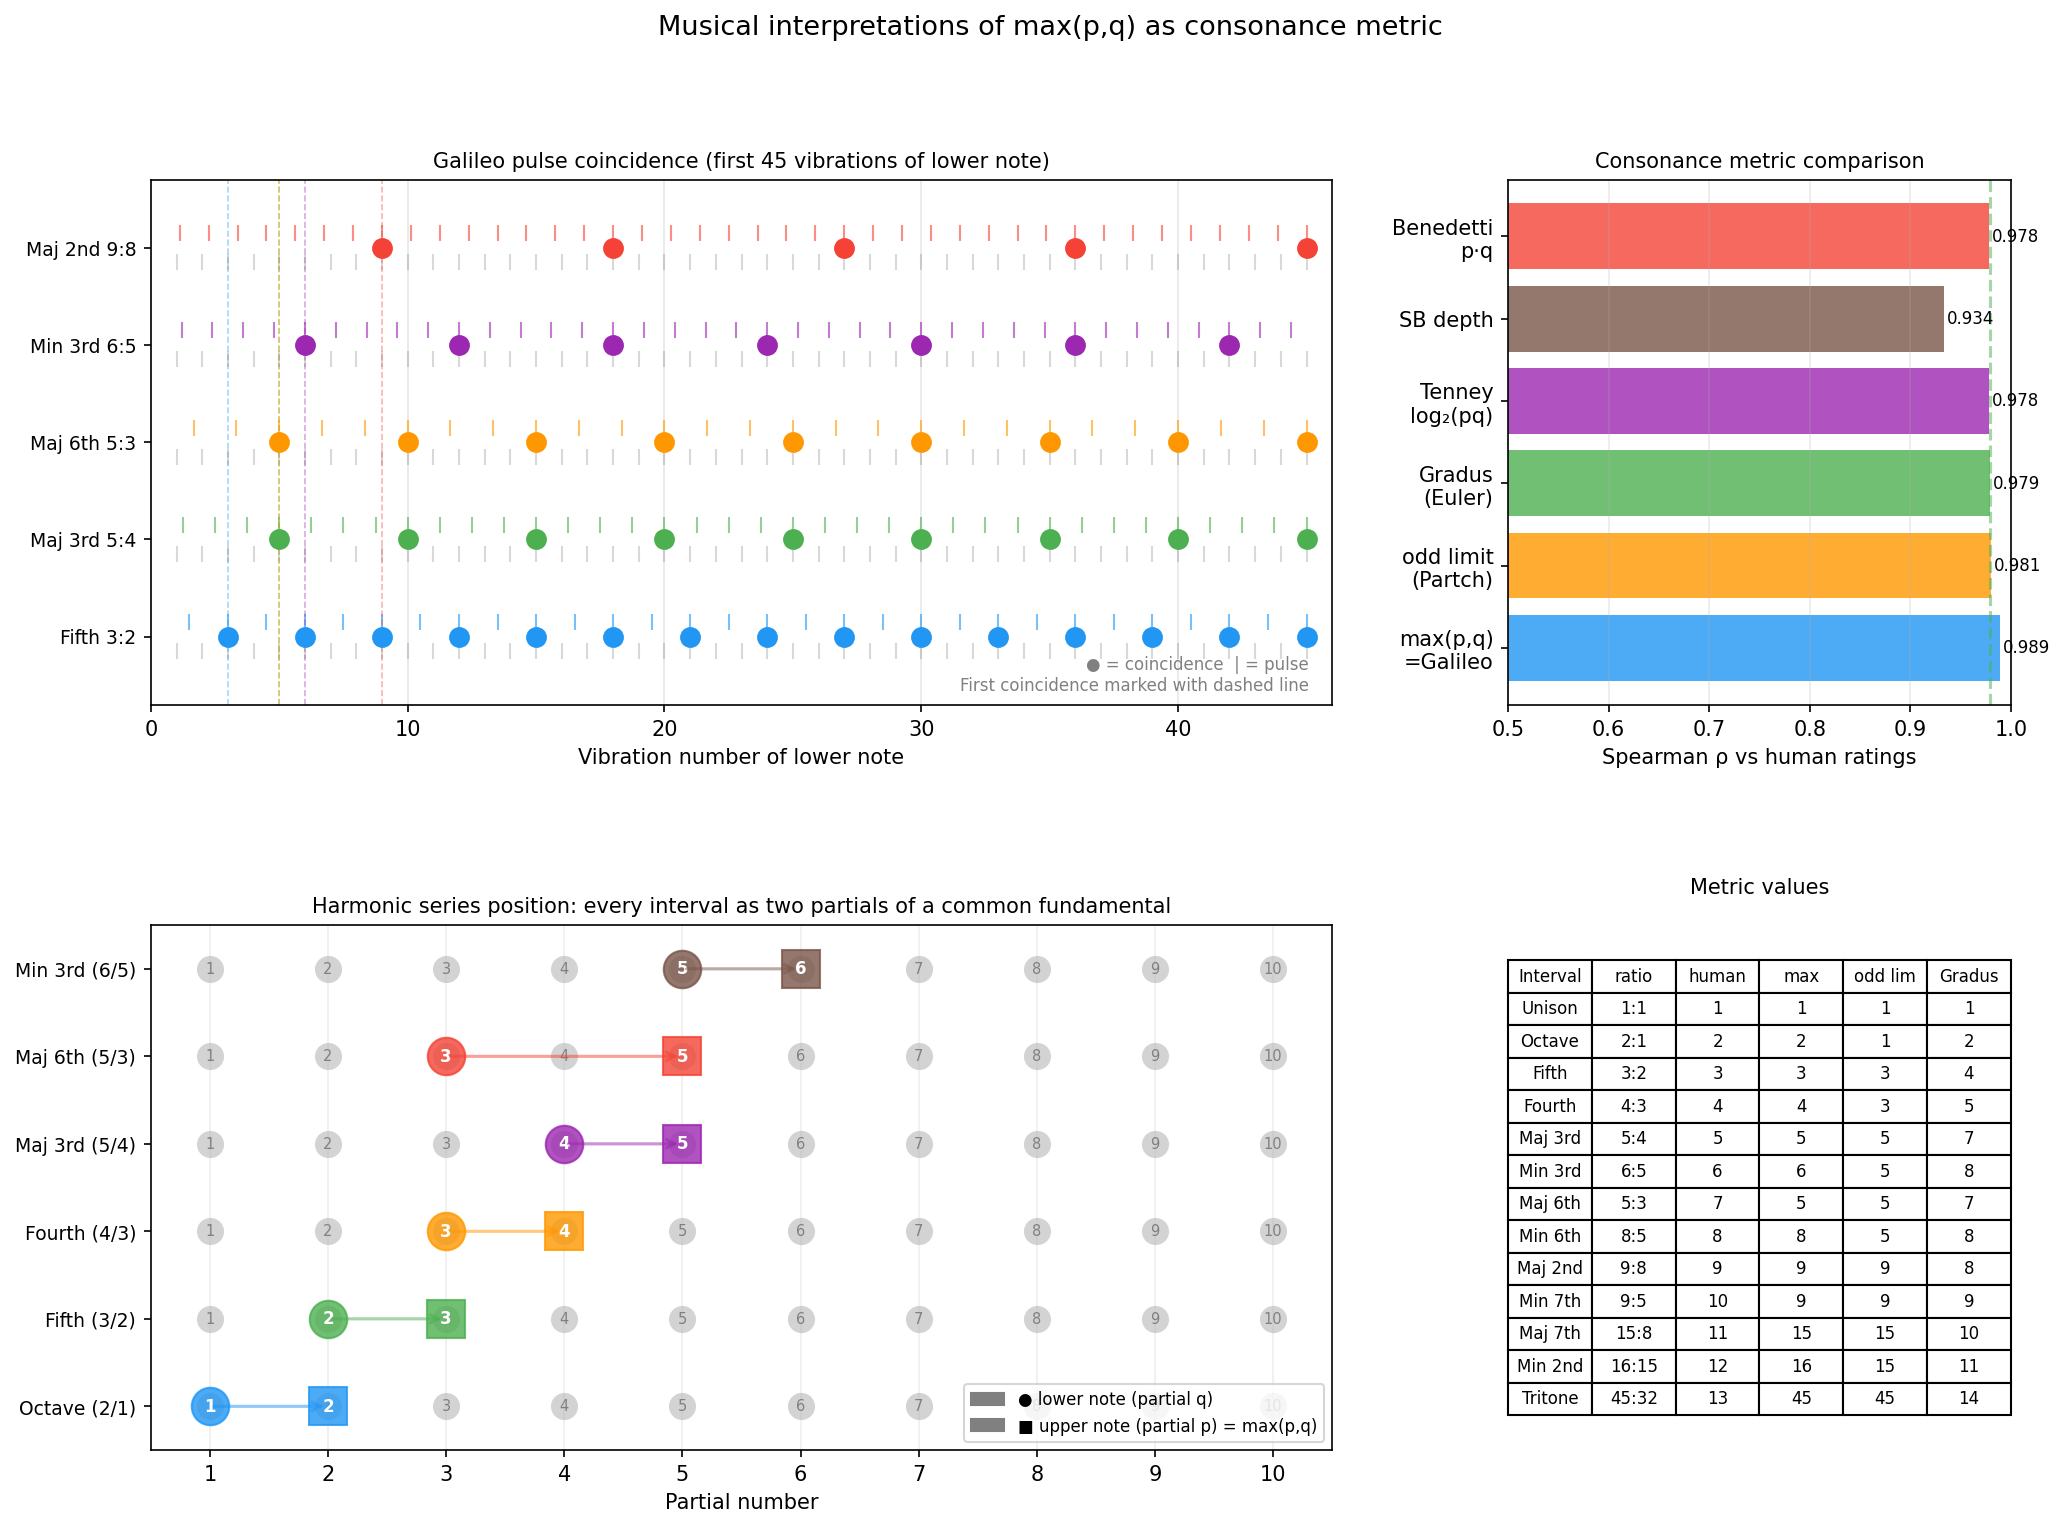

The script that saved this image:
"""
Musical interpretations of max(p,q) as a consonance metric.

For ratio p:q (p > q, coprime), max(p,q) = p achieves rho=0.989 vs human
ratings — slightly better than Gradus.  What does it mean musically?

We explore five perspectives:
  1. First coincidence: how far up the harmonic series until first meeting
  2. Implied fundamental: p is the partial number of the upper note
  3. Farey/Stern-Brocot: the 'depth' of the ratio in the harmonic lattice
  4. Galileo/Mersenne pulse coincidence: period of reinforcement in time
  5. Comparison with Tenney height, odd limit, Benedetti height
"""

from math import gcd, log, log2, ceil
from sympy import factorint, isprime
from fractions import Fraction
import numpy as np
from scipy.stats import spearmanr
import matplotlib.pyplot as plt
import matplotlib.gridspec as gridspec
import matplotlib.patches as mpatches

# ── Core ────────────────────────────────────────────────────────────────────

def omega_star(n):
    if n <= 1: return 0
    return sum(e*(p-1) for p, e in factorint(n).items())

def gradus(p, q):
    g = gcd(p, q); p, q = p//g, q//g
    return 1 + omega_star(p) + omega_star(q)

def odd_part(n):
    while n % 2 == 0: n //= 2
    return n

def odd_limit(p, q):
    """Max odd number appearing in the reduced ratio."""
    g = gcd(p, q); p, q = p//g, q//g
    return max(odd_part(p), odd_part(q))

def tenney_height(p, q):
    """Tenney harmonic distance: log2(p*q)."""
    g = gcd(p, q); p, q = p//g, q//g
    return log2(p * q)

def benedetti_height(p, q):
    """Benedetti's 'beating number': p*q."""
    g = gcd(p, q); p, q = p//g, q//g
    return p * q

def stern_brocot_depth(p, q):
    """
    Depth of p/q in the Stern-Brocot tree (number of steps from root 1/1).
    This equals the sum of partial quotients in the continued fraction of p/q.
    """
    g = gcd(p, q); p, q = p//g, q//g
    # Continued fraction of p/q
    depth = 0
    a, b = p, q
    while b:
        depth += a // b
        a, b = b, a % b
    return depth - 1   # subtract 1 so root 1/1 has depth 0

def first_coincidence_harmonic(p, q):
    """Harmonic number of lower note at which first coincidence occurs."""
    g = gcd(p, q); p, q = p//g, q//g
    return p   # = max(p,q) since p > q

def coincidence_period_ms(p, q, f0_hz=110.0):
    """Time between harmonic coincidences in milliseconds."""
    g = gcd(p, q); p, q = p//g, q//g
    # First coincidence at harmonic p of lower note, frequency p*f0
    # Period of that shared harmonic = 1/(p*f0)
    # Coincidences recur every p*(1/f0) seconds = p/f0 s
    return 1000.0 * p / f0_hz   # ms between coincidences

# ── Human reference ──────────────────────────────────────────────────────────

INTERVALS = [
    (1,  1,  "Unison",   1),
    (2,  1,  "Octave",   2),
    (3,  2,  "Fifth",    3),
    (4,  3,  "Fourth",   4),
    (5,  4,  "Maj 3rd",  5),
    (6,  5,  "Min 3rd",  6),
    (5,  3,  "Maj 6th",  7),
    (8,  5,  "Min 6th",  8),
    (9,  8,  "Maj 2nd",  9),
    (9,  5,  "Min 7th", 10),
    (15, 8,  "Maj 7th", 11),
    (16,15,  "Min 2nd", 12),
    (45,32,  "Tritone", 13),
]

intervals = [(x[0],x[1]) for x in INTERVALS]
names     = [x[2] for x in INTERVALS]
human_rk  = np.array([x[3] for x in INTERVALS])

# ── Compute all metrics ──────────────────────────────────────────────────────

def r(p,q): g=gcd(p,q); return p//g, q//g

metrics = {}
for p,q,name,hr in INTERVALS:
    pp,qq = r(p,q)
    metrics[(p,q)] = {
        'Gradus':         gradus(p,q),
        'max(p,q)':       max(pp,qq),
        'min(p,q)':       min(pp,qq),
        'sum p+q':        pp+qq,
        'p*q (Benedetti)':pp*qq,
        'log2(p*q) (Tenney)': log2(pp*qq),
        'odd limit':      odd_limit(p,q),
        'SB depth':       stern_brocot_depth(p,q),
        'coincide harmonic': first_coincidence_harmonic(p,q),
        'coincide period ms': coincidence_period_ms(p,q),
    }

# ── Part 1: Metric comparison table ─────────────────────────────────────────

print("=" * 80)
print("METRIC VALUES FOR ALL 13 INTERVALS")
print("=" * 80)
mkeys = ['Gradus','max(p,q)','odd limit','sum p+q','p*q (Benedetti)','log2(p*q) (Tenney)','SB depth']
print(f"  {'Interval':<10} {'Human':>5} " +
      "".join(f"  {k[:10]:>10}" for k in mkeys))
print(f"  {'-'*10} {'-'*5} " + "  ----------" * len(mkeys))
for p,q,name,hr in INTERVALS:
    vals = metrics[(p,q)]
    row = f"  {name:<10} {hr:>5} "
    for k in mkeys:
        v = vals[k]
        row += f"  {v:>10.2f}" if isinstance(v,float) else f"  {v:>10}"
    print(row)

# ── Part 2: Correlation with human ratings ───────────────────────────────────

print()
print("=" * 80)
print("RANK CORRELATIONS WITH HUMAN RATINGS")
print("=" * 80)
print(f"  {'Metric':<25}  {'Spearman rho':>12}")
print(f"  {'-'*25}  {'-'*12}")
for k in mkeys + ['coincide harmonic','coincide period ms']:
    vals = np.array([metrics[(p,q)][k] for p,q,_,_ in INTERVALS])
    rho, _ = spearmanr(human_rk, vals)
    print(f"  {k:<25}  {rho:>+12.4f}")

# ── Part 3: The first-coincidence / Galileo interpretation ──────────────────

print()
print("=" * 80)
print("INTERPRETATION 1: GALILEO/MERSENNE PULSE COINCIDENCE (1638)")
print("=" * 80)
print("""
Galileo Galilei (Dialogues, 1638) described consonance in terms of the
coincidence of vibrations.  Two strings vibrating at ratio p:q (coprime)
produce coinciding pulses every p vibrations of the lower string.

  "The more frequent the coincidences, the sweeter the consonance."
  — Galileo

For ratio p:q, coincidences occur at times: p/f, 2p/f, 3p/f, ...
(where f is the lower frequency).  max(p,q) = p is the number of
vibrations of the lower string between successive coincidences.

This is IDENTICAL to the first-coincidence harmonic metric.
Galileo's pulse model is equivalent to max(p,q).
""")

print(f"  {'Interval':<10} {'p:q':>7}  {'Pulses between coincidences':>28}  "
      f"{'Period at A2=110Hz':>20}")
for p,q,name,hr in INTERVALS:
    pp,qq = r(p,q)
    ms = coincidence_period_ms(p,q, 110)
    bar = '█' * min(pp, 20) + ('…' if pp>20 else '')
    print(f"  {name:<10} {pp}:{qq:<5}  {bar:<28}  {ms:>16.1f} ms")

# ── Part 4: Harmonic series / implied fundamental ────────────────────────────

print()
print("=" * 80)
print("INTERPRETATION 2: POSITION IN HARMONIC SERIES")
print("=" * 80)
print("""
For ratio p:q (coprime), the two notes are the p-th and q-th partials
of a common implied fundamental at 1/p below the lower note.

  Lower note  = partial q  of the fundamental
  Upper note  = partial p  of the fundamental

max(p,q) = p = the partial number of the UPPER note.
The higher a partial, the less strongly the ear hears it as part of
a single fused tone — higher partials are progressively more 'foreign.'

This matches Rameau's theory of the corps sonore (1722): consonance
arises from tones that appear low in a single harmonic series.
""")

print(f"  {'Interval':<10} {'p:q':>7}  lower=partial  upper=partial  "
      f"implied fund. (re lower, cents)")
for p,q,name,hr in INTERVALS:
    pp,qq = r(p,q)
    # Implied fundamental is qq steps below lower note (lower note = qq-th partial)
    # Fundamental frequency = f_lower / qq
    # Fundamental in cents below lower note:
    fund_cents = -1200 * log2(qq)  # negative = below lower note
    print(f"  {name:<10} {pp}:{qq:<5}  lower=P{qq:<6}  upper=P{pp:<6}  "
          f"{fund_cents:>+10.1f}¢ (implied fund)")

# ── Part 5: Stern-Brocot / Farey depth ──────────────────────────────────────

print()
print("=" * 80)
print("INTERPRETATION 3: STERN-BROCOT TREE DEPTH")
print("=" * 80)
print("""
The Stern-Brocot tree arranges all positive rationals in a binary tree.
The depth of p/q in this tree equals the sum of continued-fraction
partial quotients — a measure of arithmetic 'complexity.'

The Farey sequence F_n contains all fractions a/b with b ≤ n (in [0,1]).
The fraction q/p (our interval ratio inverted to be < 1) first appears
in F_p.  So p = max(p,q) is the 'Farey index' of the interval.

This gives max(p,q) a precise lattice-theoretic meaning:
  p is the smallest n such that the interval appears in the Farey sequence F_n.
""")

print(f"  {'Interval':<10} {'p/q':>7}  {'max(p,q)':>8}  {'SB depth':>9}  "
      f"{'Farey index':>11}  {'human rk':>8}")
for p,q,name,hr in INTERVALS:
    pp,qq = r(p,q)
    sb = stern_brocot_depth(p,q)
    print(f"  {name:<10} {pp}/{qq:<5}  {pp:>8}  {sb:>9}  {pp:>11}  {hr:>8}")

print()
sb_vals = np.array([metrics[(p,q)]['SB depth'] for p,q,_,_ in INTERVALS])
max_vals = np.array([metrics[(p,q)]['max(p,q)'] for p,q,_,_ in INTERVALS])
rho_sb, _  = spearmanr(human_rk, sb_vals)
rho_mx, _  = spearmanr(human_rk, max_vals)
print(f"  SB depth correlation with human: {rho_sb:+.4f}")
print(f"  max(p,q) correlation with human: {rho_mx:+.4f}")
print(f"  (They differ for 9/8 vs 9/5: same max but different SB depths)")
# Show the CF expansions
for p,q,name,hr in INTERVALS:
    pp,qq = r(p,q)
    # CF of pp/qq
    cf = []
    a,b = pp,qq
    while b:
        cf.append(a//b)
        a,b = b,a%b
    sb = sum(cf)-1
    if name in ["Maj 2nd","Min 7th"]:
        print(f"    {name} ({pp}/{qq}): CF={cf}, SB depth={sb}")

# ── Part 6: Where max(p,q) still fails ──────────────────────────────────────

print()
print("=" * 80)
print("REMAINING FAILURES OF max(p,q)")
print("=" * 80)

from scipy.stats import rankdata
max_vals = np.array([max(*r(p,q)) for p,q,_,_ in INTERVALS])
max_ranks = rankdata(max_vals)

print(f"\n  {'Interval':<10} {'Human':>6}  {'max rk':>7}  {'Diff':>5}  note")
for i,(p,q,name,hr) in enumerate(INTERVALS):
    pp,qq = r(p,q)
    mr = max_ranks[i]
    diff = mr - hr
    note = ""
    if abs(diff) >= 1.5:
        note = "← still tied" if max_vals[i] == max_vals[i-1] or \
               (i<len(INTERVALS)-1 and max_vals[i]==max_vals[i+1]) else "← residual error"
    print(f"  {name:<10} {hr:>6}  {mr:>7.1f}  {diff:>+5.1f}  {note}")

print("""
  Remaining issue: max(p,q)=5 for BOTH Maj 3rd (5/4) and Maj 6th (5/3).
  The metric cannot distinguish them because the upper note is the 5th
  partial in both cases — same distance from the fundamental.

  The ONLY difference between 5/4 and 5/3 is the lower note:
    5/4: lower = 4th partial  (2 octaves above fundamental)
    5/3: lower = 3rd partial  (octave + fifth above fundamental)

  Humans prefer 5/4. Why might the 4th partial feel more stable than the 3rd?
  - 4 = 2² is a pure octave-stack, fully subsumed by octave equivalence
  - 3 is the first 'new' prime — the fifth introduces a new dimension
  Alternatively: 5/4 is a narrower interval (386¢ vs 884¢), and
  narrower intervals within the same partial class may feel more 'direct.'
""")

# ── Part 7: A refined metric — max(odd_part(p), odd_part(q)) ────────────────

print("=" * 80)
print("REFINED METRIC: max(odd_part(p), odd_part(q))  — 'odd numerator'")
print("=" * 80)
print("""
Since powers of 2 represent octave equivalences (trivially consonant),
stripping factors of 2 and taking the max odd part may better reflect
'genuine' harmonic complexity:

  odd_part(4) = 1  (just octaves)
  odd_part(3) = 3  (a fifth above the octave-equivalent)

  5/4: max(odd_part(5), odd_part(4)) = max(5, 1) = 5
  5/3: max(odd_part(5), odd_part(3)) = max(5, 3) = 5  ← still tied!

  But: odd_part distinguishes 8/5 from 6/5:
  8/5: max(odd_part(8), odd_part(5)) = max(1, 5) = 5
  6/5: max(odd_part(6), odd_part(5)) = max(3, 5) = 5  ← also tied

  This IS the odd-limit metric from just intonation theory (Harry Partch).
  It groups intervals by the highest odd number in their ratio.
""")

odd_lim_vals = np.array([odd_limit(p,q) for p,q,_,_ in INTERVALS])
rho_ol, _ = spearmanr(human_rk, odd_lim_vals)
print(f"  Odd limit correlation with human: {rho_ol:+.4f}")
print()
print(f"  {'Interval':<10} {'Human':>6}  {'max(p,q)':>9}  {'odd limit':>9}  {'Gradus':>7}")
for p,q,name,hr in INTERVALS:
    pp,qq = r(p,q)
    print(f"  {name:<10} {hr:>6}  {pp:>9}  {odd_limit(p,q):>9}  {gradus(p,q):>7}")

print(f"""
  Odd limit groups: 1-limit: {{Unison,Octave}}
                    3-limit: {{Fifth, Fourth}}
                    5-limit: {{Maj3, Min3, Maj6, Min6}}
                    9-limit: {{Maj2, Min7}}
                   15-limit: {{Maj7, Min2}}
                   45-limit: {{Tritone}}

  Within the 5-limit group, humans rank: Maj3 > Min3 > Maj6 > Min6
  Within the 9-limit group: Maj2 > Min7
  Odd limit (like max(p,q)) cannot resolve these within-group orderings.
  Gradus resolves some (Min3 vs Min6, Maj2 vs Min7) but not all (Maj3 vs Maj6).
""")


# ── Plot ─────────────────────────────────────────────────────────────────────

fig = plt.figure(figsize=(16, 11))
fig.suptitle("Musical interpretations of max(p,q) as consonance metric", fontsize=13)
gs = gridspec.GridSpec(2, 3, figure=fig, hspace=0.42, wspace=0.35)

# 1. Galileo pulse diagram — show coincidences for selected intervals
ax = fig.add_subplot(gs[0, :2])
ax.set_title("Galileo pulse coincidence (first 45 vibrations of lower note)", fontsize=10)
selected = [("Fifth 3:2",3,2,"#2196F3"),("Maj 3rd 5:4",5,4,"#4CAF50"),
            ("Maj 6th 5:3",5,3,"#FF9800"),("Min 3rd 6:5",6,5,"#9C27B0"),
            ("Maj 2nd 9:8",9,8,"#F44336")]
ypos = {name: i for i, (name,_,_,_) in enumerate(selected)}
ax.set_xlim(0, 46); ax.set_ylim(-0.7, len(selected)-0.3)
ax.set_xlabel("Vibration number of lower note")
ax.set_yticks(range(len(selected)))
ax.set_yticklabels([name for name,_,_,_ in selected], fontsize=9)
ax.grid(True, axis='x', alpha=0.3)
for name, p, q, col in selected:
    y = ypos[name]
    # Lower note pulses: at every integer
    for n in range(1, 46):
        ax.plot(n, y-0.15, '|', color='gray', alpha=0.3, markersize=8)
    # Upper note pulses: at every p/q
    n2 = 1
    while n2*p/q <= 45:
        ax.plot(n2*p/q, y+0.15, '|', color=col, alpha=0.6, markersize=8)
        n2 += 1
    # Mark coincidences
    for k in range(1, 46//p + 1):
        ax.plot(k*p, y, 'o', color=col, markersize=9, zorder=5)
    ax.axvline(p, color=col, alpha=0.4, linestyle='--', linewidth=0.8)
ax.text(0.98, 0.02, "● = coincidence  | = pulse\nFirst coincidence marked with dashed line",
        transform=ax.transAxes, ha='right', va='bottom', fontsize=8, color='gray')

# 2. Metric correlations bar chart
ax = fig.add_subplot(gs[0, 2])
metric_names = ['max(p,q)\n=Galileo','odd limit\n(Partch)','Gradus\n(Euler)',
                'Tenney\nlog₂(pq)','SB depth','Benedetti\np·q']
metric_vals_list = [
    [max(*r(p,q)) for p,q,_,_ in INTERVALS],
    [odd_limit(p,q) for p,q,_,_ in INTERVALS],
    [gradus(p,q) for p,q,_,_ in INTERVALS],
    [tenney_height(p,q) for p,q,_,_ in INTERVALS],
    [stern_brocot_depth(p,q) for p,q,_,_ in INTERVALS],
    [benedetti_height(p,q) for p,q,_,_ in INTERVALS],
]
rhos = [spearmanr(human_rk, v)[0] for v in metric_vals_list]
colors_bar = ['#2196F3','#FF9800','#4CAF50','#9C27B0','#795548','#F44336']
bars = ax.barh(metric_names, rhos, color=colors_bar, alpha=0.8)
ax.set_xlim(0.5, 1.0)
ax.set_xlabel("Spearman ρ vs human ratings")
ax.set_title("Consonance metric comparison", fontsize=10)
ax.axvline(rhos[2], color='#4CAF50', linestyle='--', alpha=0.5)  # Gradus line
for bar, rho in zip(bars, rhos):
    ax.text(rho+0.003, bar.get_y()+bar.get_height()/2,
            f'{rho:.3f}', va='center', fontsize=8)
ax.grid(True, axis='x', alpha=0.25)

# 3. Harmonic series diagram
ax = fig.add_subplot(gs[1, :2])
ax.set_title("Harmonic series position: every interval as two partials of a common fundamental",
             fontsize=10)
fundamentals = {}
max_partial = 10  # only show up to partial 10 for clarity
selected2 = [("Octave",2,1),("Fifth",3,2),("Fourth",4,3),
             ("Maj 3rd",5,4),("Maj 6th",5,3),("Min 3rd",6,5)]

# Draw harmonic series
partials = range(1, max_partial+1)
ax.set_xlim(0.5, max_partial+0.5)
ax.set_ylim(-0.5, len(selected2)-0.5)
ax.set_yticks(range(len(selected2)))
ax.set_yticklabels([f"{n} ({p}/{q})" for n,p,q in selected2], fontsize=9)
ax.set_xlabel("Partial number")
ax.set_xticks(partials)
ax.grid(True, axis='x', alpha=0.2)

colors2 = ['#2196F3','#4CAF50','#FF9800','#9C27B0','#F44336','#795548']
for i, (name, p, q) in enumerate(selected2):
    pp, qq = r(p,q)
    # Draw all partials lightly
    for n in partials:
        ax.plot(n, i, 'o', color='lightgray', markersize=12, zorder=1)
        ax.text(n, i, str(n), ha='center', va='center', fontsize=7, color='gray')
    # Highlight the two notes
    ax.plot(qq, i, 'o', color=colors2[i], markersize=18, zorder=3, alpha=0.8)
    ax.text(qq, i, str(qq), ha='center', va='center', fontsize=8,
            color='white', fontweight='bold')
    ax.plot(pp, i, 's', color=colors2[i], markersize=18, zorder=3, alpha=0.8)
    ax.text(pp, i, str(pp), ha='center', va='center', fontsize=8,
            color='white', fontweight='bold')
    ax.annotate("", xy=(pp,i), xytext=(qq,i),
                arrowprops=dict(arrowstyle='->', color=colors2[i], lw=1.5, alpha=0.5))

circle = mpatches.Patch(color='gray', label='● lower note (partial q)')
square = mpatches.Patch(color='gray', label='■ upper note (partial p) = max(p,q)')
ax.legend(handles=[circle,square], loc='lower right', fontsize=8)

# 4. Summary table
ax = fig.add_subplot(gs[1, 2])
ax.axis('off')
rows = []
for p,q,name,hr in INTERVALS:
    pp,qq = r(p,q)
    g = gradus(p,q)
    mx = max(pp,qq)
    ol = odd_limit(p,q)
    rows.append([name, f"{pp}:{qq}", str(hr), str(mx), str(ol), str(g)])
table = ax.table(cellText=rows,
                 colLabels=['Interval','ratio','human','max','odd lim','Gradus'],
                 loc='center', cellLoc='center')
table.auto_set_font_size(False)
table.set_fontsize(8)
table.scale(1, 1.3)
ax.set_title("Metric values", fontsize=10, pad=15)

plt.savefig("/Users/davidderoure/gradus/maxpq_interpretation.png", dpi=150,
            bbox_inches='tight')
plt.close()
print("Plot saved to maxpq_interpretation.png")

# ── Final summary ────────────────────────────────────────────────────────────

print()
print("=" * 80)
print("SUMMARY: THE FOUR FACES OF max(p,q)")
print("=" * 80)
print(f"""
  max(p,q) = p  (for ratio p:q in lowest terms, p > q) is simultaneously:

  1. GALILEO (1638):  the number of vibrations of the lower string between
     successive pulse coincidences.  "More frequent coincidences = sweeter."

  2. HARMONIC SERIES (Rameau 1722, Riemann 1874):  the partial number of
     the upper note within the implied harmonic series.  Notes low in the
     series fuse naturally; high partials sound foreign.

  3. FAREY SEQUENCE (Cauchy 1816):  the smallest n such that the interval
     q/p appears in the Farey sequence F_n.  An index of arithmetic depth.

  4. FIRST COINCIDENCE HARMONIC:  the position in the harmonic series of
     the lower note where the two notes first share a frequency.

  All four are mathematically identical.  max(p,q) is the most natural
  single-number summary of how 'deep' an interval sits in the harmonic lattice.

  HOW IT DIFFERS FROM GRADUS:
  Gradus = 1 + Ω*(p) + Ω*(q) weights prime factors: large primes penalised
  more than their size would suggest (e.g. 3 costs 2, but 4=2² also costs 2).
  max(p,q) = p treats all primes equally — only the magnitude matters.

  REMAINING FAILURE (both metrics):
  5/4 (Maj 3rd) and 5/3 (Maj 6th) both have max=5 and Gradus=7.
  The only difference is whether the lower note is the 4th (=2²) or 3rd partial.
  Humans prefer 5/4.  Resolution may require:
    — octave-equivalence weighting (4 collapses to 1 under octave reduction)
    — a two-dimensional metric: (max upper partial, max lower partial)
    — cultural/statistical familiarity with thirds over sixths in tonal music
""")

# Final rho summary
print(f"  Metric correlations vs human ratings:")
for name, vals in [("max(p,q)",  [max(*r(p,q)) for p,q,_,_ in INTERVALS]),
                   ("odd limit", [odd_limit(p,q) for p,q,_,_ in INTERVALS]),
                   ("Gradus",    [gradus(p,q)    for p,q,_,_ in INTERVALS]),
                   ("Tenney",    [tenney_height(p,q) for p,q,_,_ in INTERVALS]),
                   ("SB depth",  [stern_brocot_depth(p,q) for p,q,_,_ in INTERVALS])]:
    rho, _ = spearmanr(human_rk, vals)
    print(f"    {name:<20}  ρ = {rho:+.4f}")
